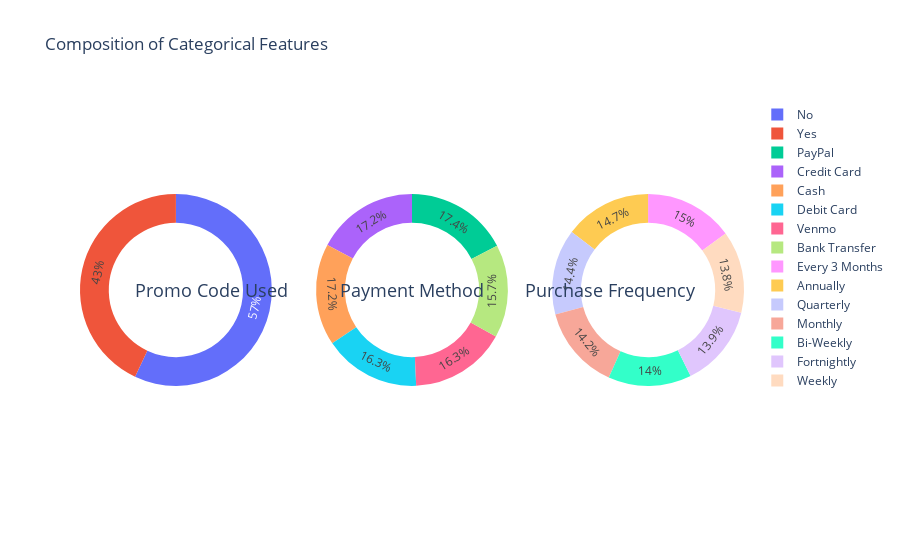

The notebook cell this image was saved under:
### Code cell
fig = make_subplots(rows=1, cols=3, specs=[[{"type": "pie"}, {"type": "pie"}, {'type': 'pie'}]])
fig.add_trace(go.Pie(labels=promos.index, values = [x for x in promos['count']]),1,1)
fig.add_trace(go.Pie(labels=payments.index, values = [x for x in payments['count']]),1,2)
fig.add_trace(go.Pie(labels=frequencies.index, values = [x for x in frequencies['count']]),1,3)
fig.update_traces(hole=.7, hoverinfo="label+percent+name")
fig.update_layout(
    title_text="Composition of Categorical Features",annotations=[dict(text='Promo Code Used', x=0.080, y=0.5, font_size=18, showarrow=False),dict(text='Payment Method', x=0.5, y=0.5, font_size=18, showarrow=False),dict(text='Purchase Frequency', x=.930, y=0.5, font_size=18, showarrow=False)])

### Figure 1 — Plotly figure (JSON) as saved in the notebook; plotly's stock layout.template omitted (floating-point values rounded to 4 significant figures)
{"data": [{"domain": {"x": [0, 0.2889], "y": [0, 1]}, "hole": 0.7, "hoverinfo": "label+percent+name", "labels": ["No", "Yes"], "type": "pie", "values": [2223, 1677]}, {"domain": {"x": [0.3556, 0.6444], "y": [0, 1]}, "hole": 0.7, "hoverinfo": "label+percent+name", "labels": ["PayPal", "Credit Card", "Cash", "Debit Card", "Venmo", "Bank Transfer"], "type": "pie", "values": [677, 671, 670, 636, 634, 612]}, {"domain": {"x": [0.7111, 1], "y": [0, 1]}, "hole": 0.7, "hoverinfo": "label+percent+name", "labels": ["Every 3 Months", "Annually", "Quarterly", "Monthly", "Bi-Weekly", "Fortnightly", "Weekly"], "type": "pie", "values": [584, 572, 563, 553, 547, 542, 539]}], "layout": {"annotations": [{"font": {"size": 18}, "showarrow": false, "text": "Promo Code Used", "x": 0.08, "y": 0.5}, {"font": {"size": 18}, "showarrow": false, "text": "Payment Method", "x": 0.5, "y": 0.5}, {"font": {"size": 18}, "showarrow": false, "text": "Purchase Frequency", "x": 0.93, "y": 0.5}], "title": {"text": "Composition of Categorical Features"}}}
